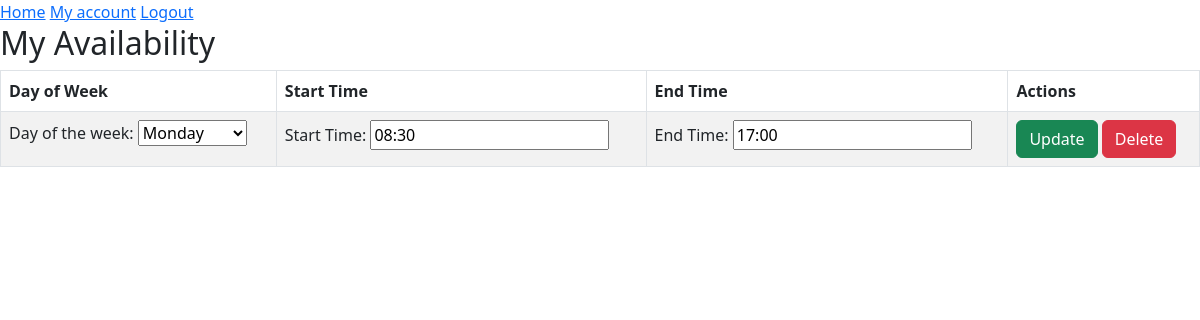
/view_availability/ (signed in), run on an earlier commit of the app's database.
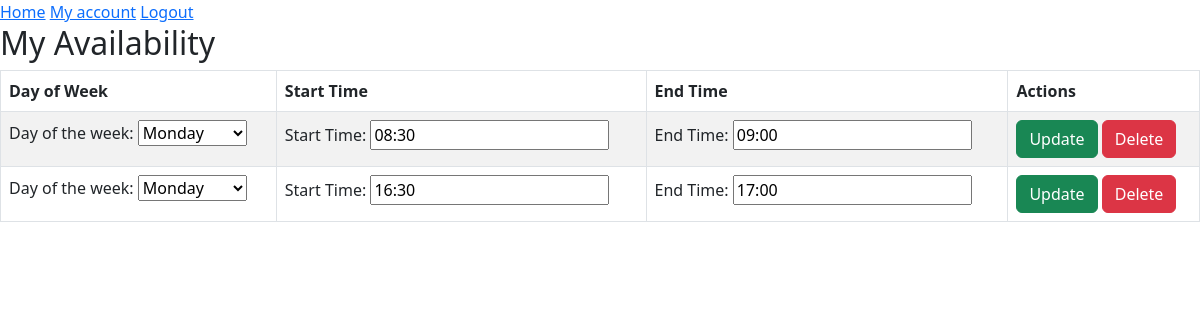
And on a later commit of the database.
### atento_care/models.py (models this page shows)
class DoctorAvailability(models.Model):
    DAYS_OF_WEEK = [
        (1, 'Monday'),
        (2, 'Tuesday'),
        (3, 'Wednesday'),
        (4, 'Thursday'),
        (5, 'Friday'),
        (6, 'Saturday'),
        (7, 'Sunday'),
    ]
    doctor = models.ForeignKey(Doctor, on_delete=models.CASCADE)  # link to the Doctor model
    day_of_week = models.IntegerField(choices=DAYS_OF_WEEK)  # 1 for Monday, 7 for Sunday
    start_time = models.TimeField()  # The starting time of the slot
    end_time = models.TimeField()  # The ending time of the slot
    class Meta:
        unique_together = ('doctor', 'day_of_week', 'start_time', 'end_time')

### atento_care/views.py (the view, shortened to what this page needs)
# urls.py: path('view_availability/', view_availability, name='view_availability'),
@login_required
def view_availability(request):
    availability = DoctorAvailability.objects.filter(doctor=request.user.doctor)
    appointments = ScheduledAppointment.objects.filter(doctor=request.user.doctor)
    events = []
    for slot in availability:
        is_booked = appointments.filter(
            start_time__gte=timezone.make_aware(datetime.combine(timezone.localtime().date(), slot.start_time)),
            end_time__lte=timezone.make_aware(datetime.combine(timezone.localtime().date(), slot.end_time))
        ).exists()
        events.append({
            'title': 'Available',
            'start': slot.start_time,
            'end': slot.end_time,
        })
    forms = []
    for slot in availability:
        form = DoctorAvailabilityForm(instance=slot)
        forms.append(form)
    return render(request, "atento_care/view_availability.html", {"availability_forms": forms, "events": events})

### atento_care/templates/atento_care/view_availability.html (shortened to what this page needs)
{% extends 'atento_care/base.html' %}
{% block content %}
    <h2>My Availability</h2>
    <table class="table table-striped table-bordered table-hover">
        <thead>
            <tr>
                <th>Day of Week</th>
                <th>Start Time</th>
                <th>End Time</th>
                <th>Actions</th>
            </tr>
        </thead>
        <tbody>
            {% for form in availability_forms %}
                <tr>
                    <form method="POST">
                        <td>
                            {{ form.day_of_week.label_tag }}
                            {{ form.day_of_week }}
                        </td>
                        <td>
                            {{ form.start_time.label_tag }}
                            {{ form.start_time }}
                        </td>
                        <td>
                            {{ form.end_time.label_tag }}
                            {{ form.end_time }}
                        </td>
                        <td>
                            <button type="submit" class="btn btn-success">Update</button>
                            <button type="submit" name="delete" value="{{ form.instance.id }}" class="btn btn-danger">Delete</button>
                        </td>
                    </form>
                </tr>
            {% empty %}
                <tr>
                    <td colspan="4">No availability added yet.</td>
                </tr>
            {% endfor %}
        </tbody>
    </table>
{% endblock content %}

What changed in the data, as far as the page shows it:
changed DoctorAvailability (number 1 of 2 on the later page): end_time "17:00" → "09:00"
added DoctorAvailability: day_of_week "Monday", start_time "16:30", end_time "17:00"
Also different on the page:
new list line: "Day of the week: Start Time: End Time: Update Delete"
